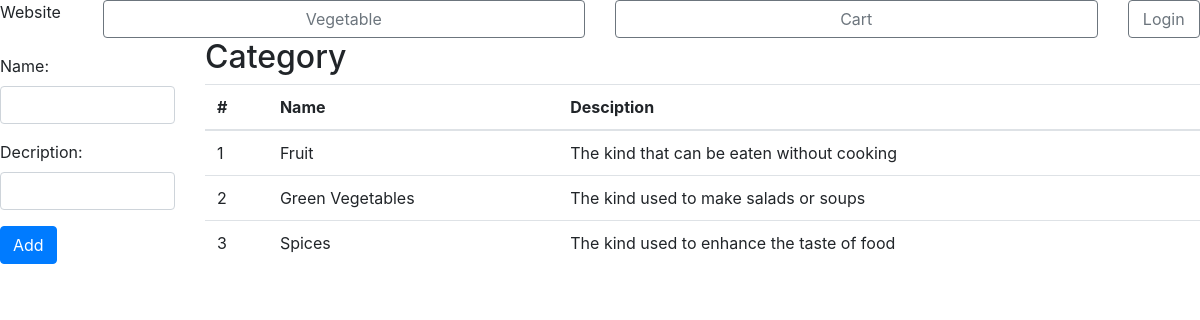
Screenshot of /market/category/index.php with the database file from the repository.
### tables this page shows
CREATE TABLE `category` (
  `CategoryID` int(10) NOT NULL,
  `Name` varchar(30) NOT NULL,
  `Description` varchar(50) DEFAULT NULL
);

### market/category/index.php (the view, shortened to what this page needs)
<?php
    include '../connection.php';
    $conn = mysqli_connect($host, $user, $password, $database);
    $sql = "select * FROM category";
    $category = mysqli_query($conn,$sql);
?>
<html>
    <head>
        <link rel="stylesheet" href="../css/bootstrap.css">
    </head>
    <body>
        <div id="container">
            <div id="header">
                <?php require_once('../menu.php'); ?>
            </div>
            <div class='row'>
                <div class='col-sm-2'>
                <form action="add.php" method="post">
                    <div class="form-group">
                    <label for="text">Name:</label>
                    <input type="text" class="form-control" id="name" name="name">
                    </div>
                    <div class="form-group">
                    <label for="pass">Decription:</label>
                    <input type="text" class="form-control" id="de" name="de">
                    </div>
                    <button type="submit" class="btn btn-primary">Add</button>
                </form>
                </div>
                <div class='col-sm-10'>
                    <h2>Category</h2>
                    <div class="table-responsive">
                    <table class="table">
                        <thead>
                        <tr>
                            <th>#</th>
                            <th>Name</th>
                            <th>Desciption</th>
                        </tr>
                        </thead>
                        <tbody>
                        <?php
                        while($row = mysqli_fetch_array($category)){
                        ?>
                        <tr>
                            <td><?= $row['CategoryID'] ?></td>
                            <td><?= $row['Name'] ?></td>
                            <td><?= $row['Description'] ?></td>
                        </tr>
                        <?php }?>
                        </tbody>
                        </table>
                    </div>
                </div>
            </div>
        </div>
    </body>
</html>

### market/menu.php
<?php
if(isset($_SESSION["name"])){
    echo "
    <div class='row'>
        <div class='col-sm-1'>Website</div>
        <div class='col-sm-3'><a href='../vegetable/index.php' class='btn btn-outline-secondary btn-block' role='button'>Vegetable</a></div>
        <div class='col-sm-3'><a href='../cart/index.php' class='btn btn-outline-secondary btn-block' role='button'>Cart</a></div>
        <div class='col-sm-3'><a href='../cart/history.php' class='btn btn-outline-secondary btn-block' role='button'>History</a></div>
        <div class='col-sm-1'><a href='../customer/log.php' class='btn btn-outline-secondary btn-block' role='button'>Logout</a></div>
        <div class='col-sm-1'><p class='text-center'>".$_SESSION['name']."</p></div>
    </div>";
}
else{
    echo "
    <div class='row'>
        <div class='col-sm-1'>Website</div>
        <div class='col-sm-5'><button type='button' class='btn btn-outline-secondary btn-block'>Vegetable</button></div>
        <div class='col-sm-5'><button type='button' class='btn btn-outline-secondary btn-block'>Cart</button></div>
        <div class='col-sm-1'><a href='customer/login.php' class='btn btn-outline-secondary btn-block' role='button'>Login</a></div>
    </div>";
};
?>

### rows the page displays
category: CategoryID "1", Name "Fruit", Description "The kind that can be eaten without cooking"
category: CategoryID "2", Name "Green Vegetables", Description "The kind used to make salads or soups"
category: CategoryID "3", Name "Spices", Description "The kind used to enhance the taste of food"
